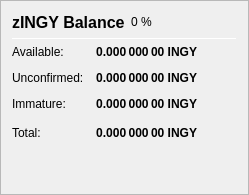
                   <widget class="QFrame" name="frame_ZerocoinBalances">
                    <property name="frameShape">
                     <enum>QFrame::StyledPanel</enum>
                    </property>
                    <property name="frameShadow">
                     <enum>QFrame::Raised</enum>
                    </property>
                    <layout class="QVBoxLayout" name="verticalLayout_7">
                     <item>
                      <layout class="QHBoxLayout" name="horizontalLayout_8" stretch="0,0,0">
                       <item>
                        <widget class="QLabel" name="label_5z_3">
                         <property name="minimumSize">
                          <size>
                           <width>0</width>
                           <height>20</height>
                          </size>
                         </property>
                         <property name="font">
                          <font>
                           <pointsize>12</pointsize>
                           <weight>75</weight>
                           <bold>true</bold>
                          </font>
                         </property>
                         <property name="text">
                          <string>zINGY Balance</string>
                         </property>
                        </widget>
                       </item>
                       <item>
                        <widget class="QLabel" name="labelzINGYPercent">
                         <property name="text">
                          <string notr="true">0 %</string>
                         </property>
                        </widget>
                       </item>
                       <item>
                        <spacer name="horizontalSpacer_11">
                         <property name="orientation">
                          <enum>Qt::Horizontal</enum>
                         </property>
                         <property name="sizeHint" stdset="0">
                          <size>
                           <width>40</width>
                           <height>20</height>
                          </size>
                         </property>
                        </spacer>
                       </item>
                      </layout>
                     </item>
                     <item>
                      <widget class="Line" name="line_ZerocoinBalance">
                       <property name="minimumSize">
                        <size>
                         <width>0</width>
                         <height>1</height>
                        </size>
                       </property>
                       <property name="maximumSize">
                        <size>
                         <width>16777215</width>
                         <height>1</height>
                        </size>
                       </property>
                       <property name="orientation">
                        <enum>Qt::Horizontal</enum>
                       </property>
                      </widget>
                     </item>
                     <item>
                      <layout class="QGridLayout" name="gridLayout_5">
                       <property name="spacing">
                        <number>12</number>
                       </property>
                       <item row="1" column="0">
                        <widget class="QLabel" name="labelzBalanceMatureText">
                         <property name="toolTip">
                          <string>Mature: more than 20 confirmation and more than 1 mint of the same denomination after it was minted.
These zINGY are spendable.</string>
                         </property>
                         <property name="text">
                          <string>Available:</string>
                         </property>
                        </widget>
                       </item>
                       <item row="1" column="1">
                        <widget class="QLabel" name="labelzBalanceMature">
                         <property name="font">
                          <font>
                           <weight>75</weight>
                           <bold>true</bold>
                          </font>
                         </property>
                         <property name="toolTip">
                          <string>Mature: more than 20 confirmation and more than 1 mint of the same denomination after it was minted.
These zINGY are spendable.</string>
                         </property>
                         <property name="text">
                          <string notr="true">0.000 000 00 INGY</string>
                         </property>
                         <property name="alignment">
                          <set>Qt::AlignRight|Qt::AlignTrailing|Qt::AlignVCenter</set>
                         </property>
                        </widget>
                       </item>
                       <item row="2" column="0">
                        <widget class="QLabel" name="labelzBalanceUnconfirmedText">
                         <property name="toolTip">
                          <string>Unconfirmed: less than 20 confirmations
Immature: confirmed, but less than 1 mint of the same denomination after it was minted</string>
                         </property>
                         <property name="text">
                          <string>Unconfirmed:</string>
                         </property>
                        </widget>
                       </item>
                       <item row="2" column="1">
                        <widget class="QLabel" name="labelzBalanceUnconfirmed">
                         <property name="font">
                          <font>
                           <weight>75</weight>
                           <bold>true</bold>
                          </font>
                         </property>
                         <property name="toolTip">
                          <string>Unconfirmed: less than 20 confirmations
Immature: confirmed, but less than 1 mint of the same denomination after it was minted</string>
                         </property>
                         <property name="text">
                          <string notr="true">0.000 000 00 INGY</string>
                         </property>
                         <property name="alignment">
                          <set>Qt::AlignRight|Qt::AlignTrailing|Qt::AlignVCenter</set>
                         </property>
                        </widget>
                       </item>
                       <item row="3" column="0">
                        <widget class="QLabel" name="labelzBalanceImmatureText">
                         <property name="toolTip">
                          <string>Unconfirmed: less than 20 confirmations
Immature: confirmed, but less than 1 mint of the same denomination after it was minted</string>
                         </property>
                         <property name="text">
                          <string>Immature:</string>
                         </property>
                        </widget>
                       </item>
                       <item row="3" column="1">
                        <widget class="QLabel" name="labelzBalanceImmature">
                         <property name="font">
                          <font>
                           <weight>75</weight>
                           <bold>true</bold>
                          </font>
                         </property>
                         <property name="toolTip">
                          <string>Unconfirmed: less than 20 confirmations
Immature: confirmed, but less than 1 mint of the same denomination after it was minted</string>
                         </property>
                         <property name="text">
                          <string notr="true">0.000 000 00 INGY</string>
                         </property>
                         <property name="alignment">
                          <set>Qt::AlignRight|Qt::AlignTrailing|Qt::AlignVCenter</set>
                         </property>
                        </widget>
                       </item>
                       <item row="4" column="0">
                        <widget class="QLabel" name="labelzBalanceText">
                         <property name="toolTip">
                          <string>Your current zINGY balance, unconfirmed and immature zINGY included.</string>
                         </property>
                         <property name="text">
                          <string>Total:</string>
                         </property>
                        </widget>
                       </item>
                       <item row="4" column="1">
                        <widget class="QLabel" name="labelzBalance">
                         <property name="font">
                          <font>
                           <weight>75</weight>
                           <bold>true</bold>
                          </font>
                         </property>
                         <property name="cursor">
                          <cursorShape>IBeamCursor</cursorShape>
                         </property>
                         <property name="toolTip">
                          <string>Your current zINGY balance, unconfirmed and immature zINGY included.</string>
                         </property>
                         <property name="text">
                          <string notr="true">0.000 000 00 INGY</string>
                         </property>
                         <property name="alignment">
                          <set>Qt::AlignRight|Qt::AlignTrailing|Qt::AlignVCenter</set>
                         </property>
                         <property name="textInteractionFlags">
                          <set>Qt::LinksAccessibleByMouse|Qt::TextSelectableByKeyboard|Qt::TextSelectableByMouse</set>
                         </property>
                        </widget>
                       </item>
                       <item row="4" column="2">
                        <spacer name="horizontalSpacer_4">
                         <property name="orientation">
                          <enum>Qt::Horizontal</enum>
                         </property>
                         <property name="sizeHint" stdset="0">
                          <size>
                           <width>40</width>
                           <height>20</height>
                          </size>
                         </property>
                        </spacer>
                       </item>
                      </layout>
                     </item>
                     <item>
                      <spacer name="verticalSpacer_4">
                       <property name="orientation">
                        <enum>Qt::Vertical</enum>
                       </property>
                       <property name="sizeHint" stdset="0">
                        <size>
                         <width>20</width>
                         <height>40</height>
                        </size>
                       </property>
                      </spacer>
                     </item>
                    </layout>
                   </widget>
